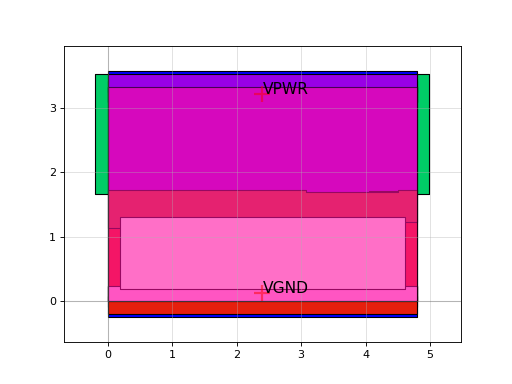

The Python source for this figure:
import sky130

c = sky130.components.sky130_fd_sc_hs__a2bb2o_2()
c.plot()
